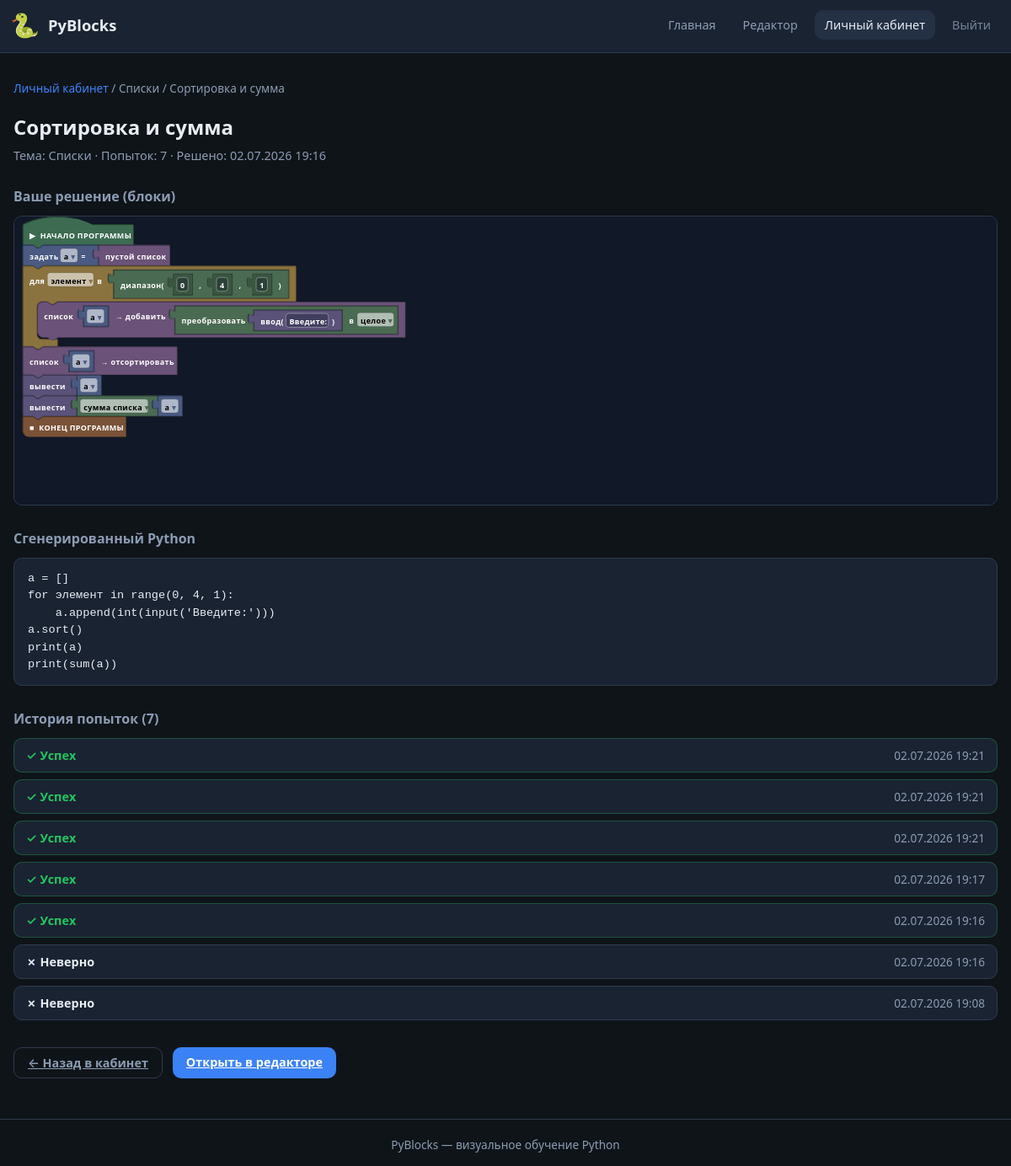
The page /profile/solution/lists/list-30 (signed in) on the database its author committed.
### models.py (models this page shows, shortened)
class TaskProgress(db.Model):
    __tablename__ = "task_progress"
    __table_args__ = (
        db.UniqueConstraint("user_id", "topic_id", "task_id", name="uq_user_task"),
    )
    id = db.Column(db.Integer, primary_key=True)
    user_id = db.Column(db.Integer, db.ForeignKey("users.id"), nullable=False, index=True)
    topic_id = db.Column(db.String(32), nullable=False, index=True)
    task_id = db.Column(db.String(64), nullable=False, index=True)
    attempts_count = db.Column(db.Integer, default=0, nullable=False)
    completed = db.Column(db.Boolean, default=False, nullable=False)
    solution_code = db.Column(db.Text, nullable=True)
    solution_xml = db.Column(db.Text, nullable=True)
    completed_at = db.Column(db.DateTime(timezone=True), nullable=True)
    updated_at = db.Column(
        db.DateTime(timezone=True),
        default=_utcnow,
        onupdate=_utcnow,
        nullable=False,
    )
    user = db.relationship("User", back_populates="progress")

class TaskAttempt(db.Model):
    __tablename__ = "task_attempts"
    id = db.Column(db.Integer, primary_key=True)
    user_id = db.Column(db.Integer, db.ForeignKey("users.id"), nullable=False, index=True)
    topic_id = db.Column(db.String(32), nullable=False, index=True)
    task_id = db.Column(db.String(64), nullable=False, index=True)
    code = db.Column(db.Text, nullable=False)
    success = db.Column(db.Boolean, default=False, nullable=False)
    created_at = db.Column(db.DateTime(timezone=True), default=_utcnow, nullable=False)
    user = db.relationship("User", back_populates="attempts")

### profile_routes.py (the view)
@profile_bp.route("/solution/<topic_id>/<task_id>")
@login_required
def solution(topic_id, task_id):
    progress = TaskProgress.query.filter_by(
        user_id=current_user.id,
        topic_id=topic_id,
        task_id=task_id,
    ).first()
    if not progress:
        abort(404)
    task = get_task_with_tests(topic_id, task_id)
    if not task:
        abort(404)
    topics = {t["id"]: t for t in get_topics()}
    attempts = (
        TaskAttempt.query.filter_by(
            user_id=current_user.id,
            topic_id=topic_id,
            task_id=task_id,
        )
        .order_by(TaskAttempt.created_at.desc())
        .all()
    )
    return render_template(
        "profile/solution.html",
        topic=topics.get(topic_id, {"id": topic_id, "title": topic_id}),
        task=task,
        progress=progress,
        attempts=attempts,
        learn_url=_learn_url(topic_id, task_id),
        solution_code=_normalize_code(progress.solution_code),
    )

### data/registry.py (called while the page is built)
def get_topics():
    return TOPICS

def get_task_with_tests(topic_id: str, task_id: str):
    for task in TASKS_BY_TOPIC.get(topic_id, []):
        if task["id"] == task_id:
            return task
    return None

### profile_routes.py (called while the page is built)
def _learn_url(topic_id: str, task_id: str | None = None) -> str:
    base = url_for("learn")
    if not task_id:
        return f"{base}?topic={topic_id}"
    return f"{base}?topic={topic_id}&task={task_id}"

def _normalize_code(code: str | None) -> str | None:
    if code is None:
        return None
    return code.strip()

### templates/profile/solution.html (shortened to what this page needs)
{% extends "base.html" %}
{% block content %}
<section class="solution-page">
  <nav class="breadcrumb">
    <a href="{{ url_for('profile.dashboard') }}">Личный кабинет</a>
    <span>/</span>
    <span>{{ topic.title }}</span>
    <span>/</span>
    <span>{{ task.title }}</span>
  </nav>
  <header class="solution-header">
    <h1>{{ task.title }}</h1>
    <p class="solution-header__meta">
      Тема: {{ topic.title }} ·
      Попыток: {{ progress.attempts_count }} ·
      {% if progress.completed_at %}
        Решено: {{ progress.completed_at.strftime('%d.%m.%Y %H:%M') }}
      {% endif %}
    </p>
  </header>
  {% if progress.solution_xml %}
    <section class="solution-block">
      <h2 class="solution-block__title">Ваше решение (блоки)</h2>
      <div
        id="solutionBlocksPreview"
        class="solution-blocks-preview guide-preview"
        data-guide-mounted="0"
      ></div>
    </section>
  {% endif %}
  {% if solution_code %}
    <section class="solution-block">
      <h2 class="solution-block__title">{% if progress.solution_xml %}Сгенерированный Python{% else %}Ваше решение{% endif %}</h2>
      <pre class="solution-code"><code>{{ solution_code }}</code></pre>
    </section>
  {% endif %}
  <section class="solution-block">
    <h2 class="solution-block__title">История попыток ({{ attempts|length }})</h2>
    {% if attempts %}
      <div class="attempts-list">
        {% for attempt in attempts %}
          <details class="attempt-item{% if attempt.success %} attempt-item--success{% endif %}">
            <summary>
              <span class="attempt-item__status">{% if attempt.success %}✓ Успех{% else %}✗ Неверно{% endif %}</span>
              <span class="attempt-item__date">{{ attempt.created_at.strftime('%d.%m.%Y %H:%M') }}</span>
            </summary>
          </details>
        {% endfor %}
      </div>
    {% else %}
      <p class="text-muted">Попыток пока нет.</p>
    {% endif %}
  </section>
  <div class="solution-actions">
    <a href="{{ url_for('profile.dashboard') }}" class="btn btn--ghost">← Назад в кабинет</a>
    <a href="{{ learn_url }}" class="btn btn--primary">Открыть в редакторе</a>
  </div>
</section>
{% endblock %}

### static/css/style.css (style rules this page uses)
:root { --bg: #0f1419; --surface: #1a2332; --surface-2: #243044; --border: #2d3a4f; --text: #e8edf4; --text-muted: #8b9cb3; --accent: #3b82f6; --accent-hover: #2563eb; --success: #22c55e; --error: #ef4444; --warning: #f59e0b; --radius: 10px; --font: "Segoe UI", system-ui, -apple-system, sans-serif; --mono: "Cascadia Code", "Consolas", "Courier New", monospace; }
* { box-sizing: border-box; margin: 0; padding: 0; }
body { font-family: var(--font); background: var(--bg); color: var(--text); height: 100vh; overflow: hidden; display: flex; flex-direction: column; }
.btn { border: none; border-radius: var(--radius); padding: 8px 16px; font-size: 0.9rem; font-weight: 600; cursor: pointer; transition: background 0.15s, transform 0.1s; }
.btn--primary { background: var(--accent); color: white; }
.btn--ghost { background: transparent; color: var(--text-muted); border: 1px solid var(--border); }
.guide-preview { min-height: 48px; width: 100%; padding-top: 10px; border-radius: 8px; overflow: visible; background: #1a2332; }
.guide-preview--mounted { height: auto; max-height: none; }

### static/css/pages.css (style rules this page uses)
.page-body { height: auto; min-height: 100vh; overflow: auto; display: flex; flex-direction: column; }
.breadcrumb { font-size: 0.85rem; color: var(--text-muted); margin-bottom: 20px; }
.breadcrumb a { color: var(--accent); text-decoration: none; }
.solution-header { margin-bottom: 28px; }
.solution-header h1 { font-size: 1.5rem; margin-bottom: 8px; }
.solution-header__meta { color: var(--text-muted); font-size: 0.9rem; }
.solution-block { margin-bottom: 28px; }
.solution-block__title { font-size: 1rem; margin-bottom: 12px; color: var(--text-muted); }
.solution-code { background: var(--surface); border: 1px solid var(--border); border-radius: var(--radius); padding: 14px 16px; margin: 0; font-family: var(--mono); font-size: 0.85rem; line-height: 1.5; overflow-x: auto; white-space: pre; word-break: normal; tab-size: 4; }
.solution-code code { display: block; margin: 0; padding: 0; font-family: inherit; font-size: inherit; line-height: inherit; white-space: inherit; }
.solution-blocks-preview { min-height: 120px; width: 100%; border-radius: 10px; background: #111827; border: 1px solid var(--border); overflow: hidden; }
.solution-blocks-preview.guide-preview { padding-top: 0; }
.attempts-list { display: flex; flex-direction: column; gap: 8px; }
.attempt-item { background: var(--surface); border: 1px solid var(--border); border-radius: var(--radius); padding: 10px 14px; }
.attempt-item--success { border-color: rgba(34, 197, 94, 0.3); }
.attempt-item summary { cursor: pointer; display: flex; justify-content: space-between; gap: 12px; font-size: 0.9rem; }
.attempt-item__status { font-weight: 600; }
.attempt-item--success .attempt-item__status { color: var(--success); }
.attempt-item__date { color: var(--text-muted); font-size: 0.85rem; }
.solution-actions { display: flex; gap: 12px; flex-wrap: wrap; margin-top: 32px; }

### static/css/responsive.css (style rules this page uses)
:root { --site-header-height: 58px; --editor-header-height: 62px; }
.page-main, .landing, .profile-page, .solution-page, .auth-section { min-width: 0; }

### rows shown on the page
TaskProgress: attempts_count "7", completed_at "02.07.2026 19:16", solution_code "a = [] for элемент in range(0, 4, 1): a.append(int(input('Введите:'))) a.sort() print(a) print(sum(a))"
TaskAttempt: success "✓ Успех", created_at "02.07.2026 19:21"
TaskAttempt: success "✓ Успех", created_at "02.07.2026 19:21"
TaskAttempt: success "✓ Успех", created_at "02.07.2026 19:21"
TaskAttempt: success "✓ Успех", created_at "02.07.2026 19:17"
TaskAttempt: success "✓ Успех", created_at "02.07.2026 19:16"
TaskAttempt: success "✗ Неверно", created_at "02.07.2026 19:16"
TaskAttempt: success "✗ Неверно", created_at "02.07.2026 19:08"

### other values the page prints
{{ topic.title }} "Списки"
{{ task.title }} "Сортировка и сумма"
{{ attempts|length }} "7"
